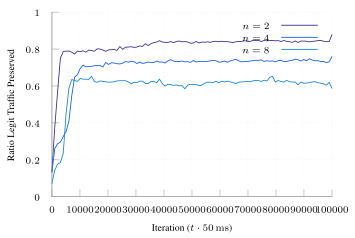

Source code (gnuplot):
set terminal tikz standalone color size 9cm,6cm font '\scriptsize' preamble '\usepackage{microtype} \usepackage{times} \usepackage[T1]{fontenc} \usepackage{siunitx}\sisetup{detect-all}'
set output "soln-ext-varyN-binary.tex"

load "parula.pal"

set style line 102 lc rgb '#a0a0a0' lt 1 lw 1
set border ls 102
set colorbox border 102
set key textcolor rgb "black"
set tics textcolor rgb "black"
set label textcolor rgb "black"

set border 3
set grid x y
set xtics nomirror
set ytics nomirror

#set key autotitle columnhead
set datafile separator ","

set xlabel "Iteration ($t \\cdot{} \\SI{50}{\\milli\\second}$)"
set ylabel "Ratio Legit Traffic Preserved"

set yrange [0.0:1.0]

plot '../results/soln-ext-2-avg.csv' u 1:3 w lines smooth sbezier title "$n=2$", \
     '../results/soln-ext-4-avg.csv' u 1:3 w lines smooth sbezier title "$n=4$", \
     '../results/soln-ext-8-avg.csv' u 1:3 w lines smooth sbezier title "$n=8$"#, \
#     '../results/soln-ext-16-avg.csv' u 1:3 w lines smooth sbezier title "$n=16$"
